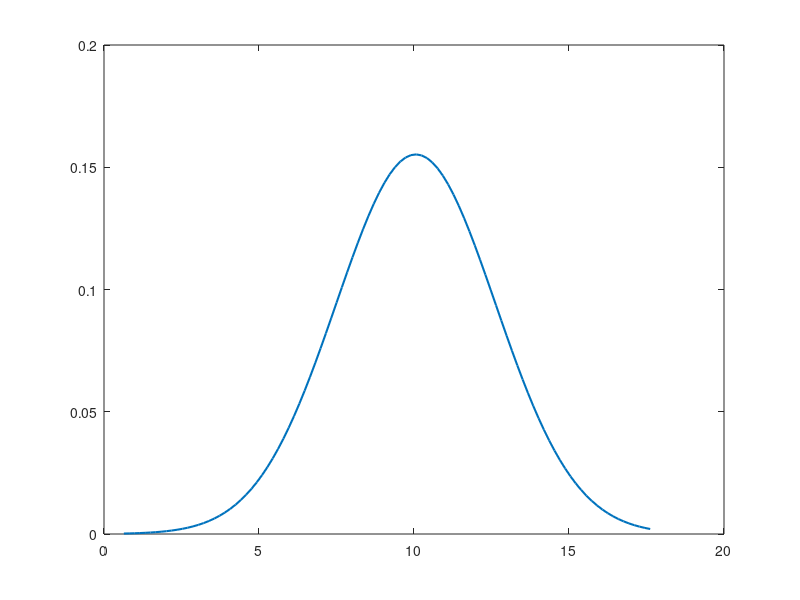

Reproduce this figure in MATLAB. (Note: this script raises an error after producing the figure.)
% @Author
% Student Name: Ugurcan Polat
% Student ID : 150140117
% Date: 02.03.2018

fileID = fopen('data.txt','r'); % open file with read perm.
[x, n] = fscanf(fileID,'%f'); % scan floating point data
fclose(fileID); % close the file

mu = 0;
for count = 1:n % use equation for mu estimation
    mu = mu + x(count);
end
mu = mu / n; % mean

std = 0;
for count = 1:n % use equation for deviation estimation
    std = std + (x(count) - mu)^2;
end
std = std / n; 
std = sqrt(std); % standard deviation

MAX = max(x); % maximum value of given data
MIN = min(x); % minimum value of given data
x_e = linspace(MIN,MAX); % create a linear space
y_e = (1/(sqrt(2*pi)*std))*exp(-0.5*((x_e-mu)/std).^2); % MLE using x_e

figure 
plot(x_e,y_e,'LineWidth',1.5) % plot with bold line
hold on
% Plot a histogram with normalization probability density function
histogram(x,'Normalization','pdf') 
xlim([0 18]) % x limit of the plot
ylim([0 0.16]) % y limit of the plot
hold off
